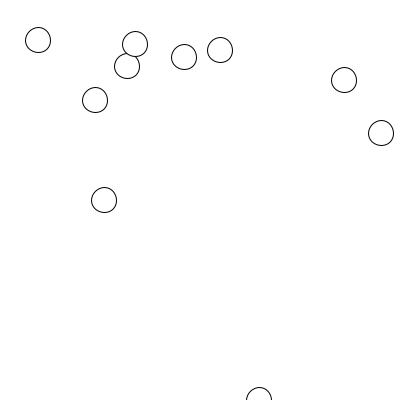
Frame 1 (no input)
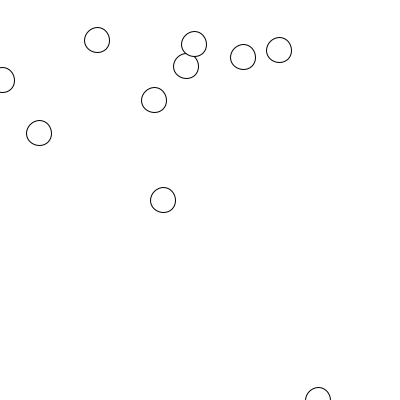
Frame 60 (the mouse pressed at the canvas centre just before this capture)
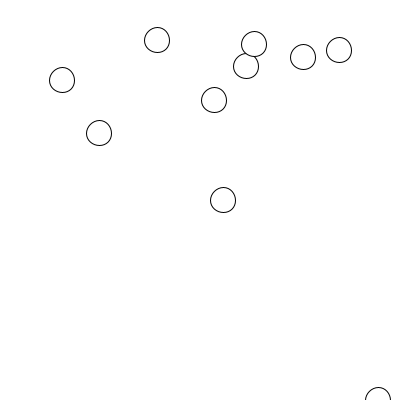
Frame 120 (the mouse held since frame 60 and released just before this capture)

The Processing sketch that drew these frames (run headless with seeded random() and noise(); from frame 60 on, the mouse is pressed at the canvas centre):

// Processing sketch: processing_56365
// ── processing_56365.pde

int[] xPositions = new int[10];

void setup() {
  size(400, 400);
  background(255);
  for (int n = 0; n < xPositions.length; n ++ ) {
    xPositions[n] = (int) random (0, width);
  }
}

void draw() {
  background(255);
  increasePosition(xPositions);
  for (int n=0;n<xPositions.length;n++) {
    ellipse(xPositions[n], height/(n+1), 25, 25);
  }
}

void increasePosition(int a[]) {
  for (int n=0;n<xPositions.length;n++) {
    a[n] ++;
    if (a[n]>width) {
      a[n]=0;
    }
  }
}
